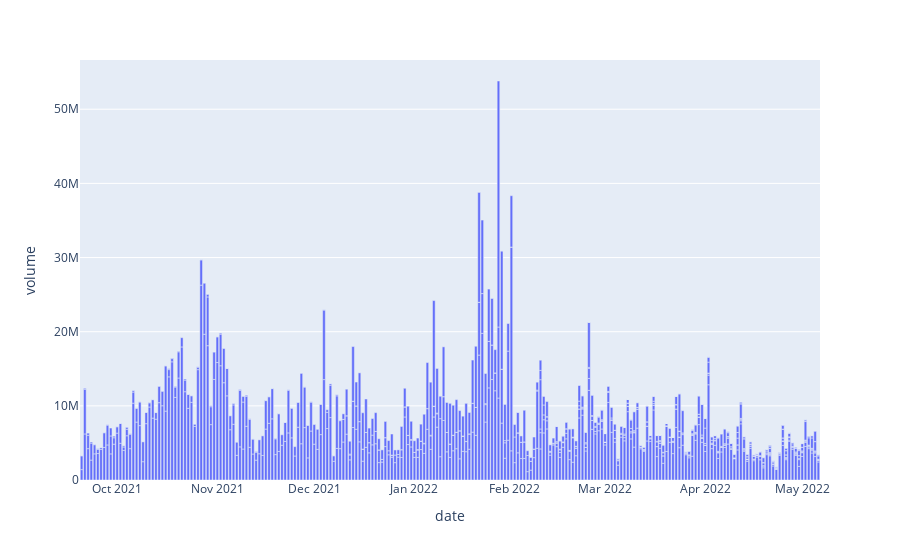

Here is the notebook cell this chart was saved with:
### Code cell
figcrvarb = px.bar(dcrvarb, x= "dailySwapVolumeSnapshots_datetime",y = "dailySwapVolumeSnapshots_volumeUSD") 

figcrvarb.update_layout(
    xaxis_title="date",
    yaxis_title="volume",
)

### Figure 1 — Plotly figure (JSON) as saved in the notebook; plotly's stock layout.template omitted (floating-point values rounded to 4 significant figures; data arrays with more than 128 entries replaced by an {"elided": "..."} marker saying what was removed)
{"data": [{"alignmentgroup": "True", "hovertemplate": "dailySwapVolumeSnapshots_datetime=%{x}<br>dailySwapVolumeSnapshots_volumeUSD=%{y}<extra></extra>", "legendgroup": "", "marker": {"color": "#636efa", "pattern": {"shape": ""}}, "name": "", "offsetgroup": "", "orientation": "v", "showlegend": false, "textposition": "auto", "type": "bar", "x": {"elided": "1122 str values"}, "xaxis": "x", "y": {"elided": "1122 float values"}, "yaxis": "y"}], "layout": {"barmode": "relative", "legend": {"tracegroupgap": 0}, "margin": {"t": 60}, "xaxis": {"anchor": "y", "domain": [0, 1], "title": {"text": "date"}}, "yaxis": {"anchor": "x", "domain": [0, 1], "title": {"text": "volume"}}}}
